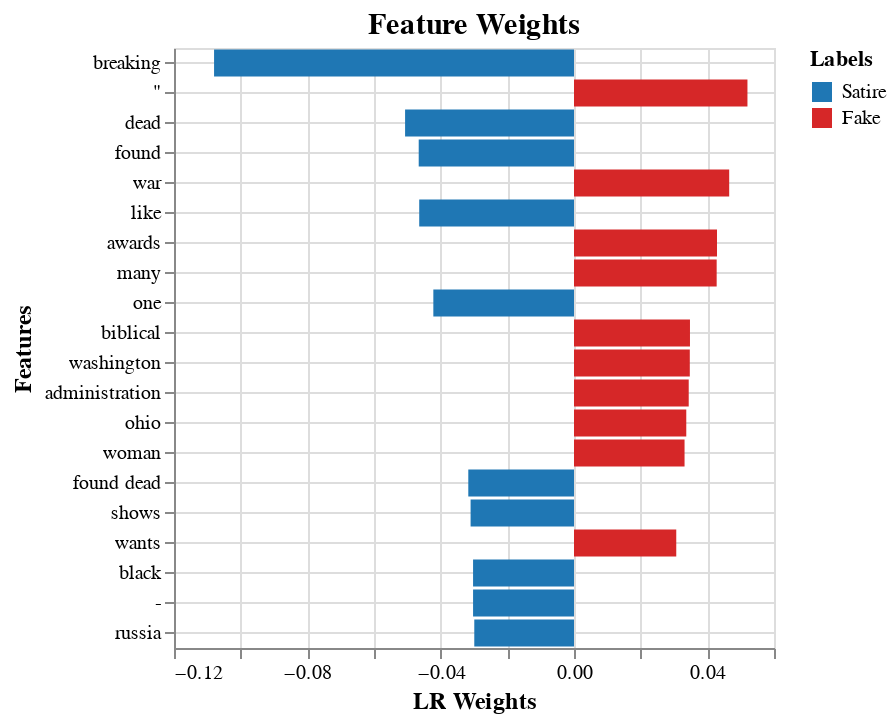

The notebook cell saved with this chart:
### Code cell
weights_df, feat_importance_plot = explain_pred(
    features=features_list, 
    train_array=X_train_all, 
    clf_lr=lr_clf_all, 
    num_top_feats=20
    )

feat_importance_plot

### Figure 1 — Vega-Lite specification as saved in the notebook (floating-point values rounded to 4 significant figures)
{"config": {"view": {"continuousWidth": 400, "continuousHeight": 300}, "axis": {"labelFontSize": 10, "titleFontSize": 12}, "title": {"fontSize": 15}}, "data": {"name": "data-dbf5ec93302b419098014372ca85cf28"}, "mark": "bar", "encoding": {"color": {"field": "Labels", "scale": {"domain": ["Satire", "Fake"], "range": ["#1F77B4", "#D62728"]}, "type": "nominal"}, "x": {"field": "LR Weights", "type": "quantitative"}, "y": {"axis": {"grid": true}, "field": "Features", "sort": null, "type": "nominal"}}, "height": 300, "title": "Feature Weights", "width": 300, "$schema": "https://vega.github.io/schema/vega-lite/v4.17.0.json", "datasets": {"data-dbf5ec93302b419098014372ca85cf28": [{"Features": "breaking", "LR Weights": -0.108, "Labels": "Satire"}, {"Features": "\"", "LR Weights": 0.05204, "Labels": "Fake"}, {"Features": "dead", "LR Weights": -0.05067, "Labels": "Satire"}, {"Features": "found", "LR Weights": -0.04659, "Labels": "Satire"}, {"Features": "war", "LR Weights": 0.04656, "Labels": "Fake"}, {"Features": "like", "LR Weights": -0.04643, "Labels": "Satire"}, {"Features": "awards", "LR Weights": 0.0429, "Labels": "Fake"}, {"Features": "many", "LR Weights": 0.0428, "Labels": "Fake"}, {"Features": "one", "LR Weights": -0.0422, "Labels": "Satire"}, {"Features": "biblical", "LR Weights": 0.03479, "Labels": "Fake"}, {"Features": "washington", "LR Weights": 0.03474, "Labels": "Fake"}, {"Features": "administration", "LR Weights": 0.03442, "Labels": "Fake"}, {"Features": "ohio", "LR Weights": 0.03368, "Labels": "Fake"}, {"Features": "woman", "LR Weights": 0.03317, "Labels": "Fake"}, {"Features": "found dead", "LR Weights": -0.03171, "Labels": "Satire"}, {"Features": "shows", "LR Weights": -0.03102, "Labels": "Satire"}, {"Features": "wants", "LR Weights": 0.03068, "Labels": "Fake"}, {"Features": "black", "LR Weights": -0.03028, "Labels": "Satire"}, {"Features": "-", "LR Weights": -0.03028, "Labels": "Satire"}, {"Features": "russia", "LR Weights": -0.02992, "Labels": "Satire"}]}}
